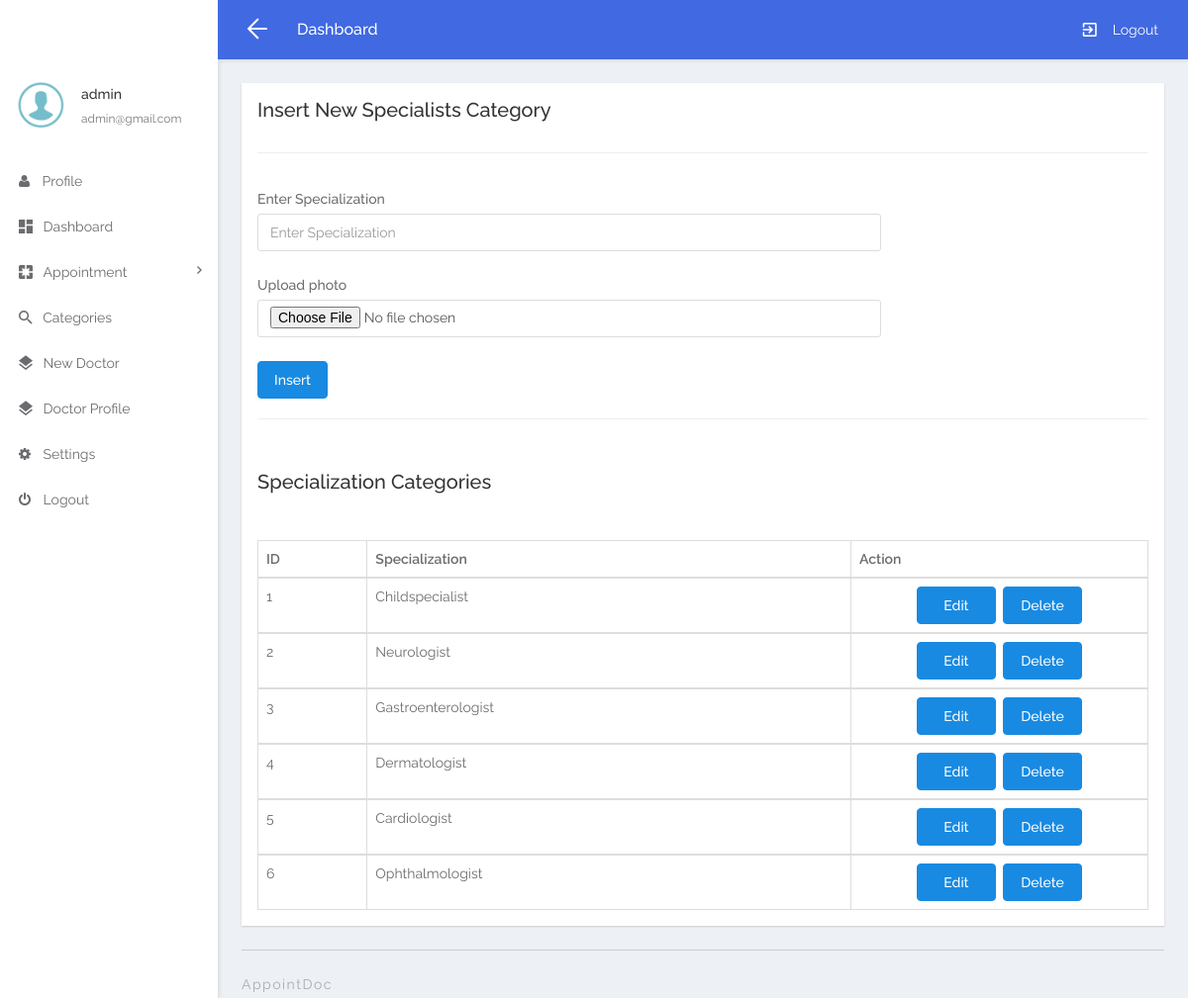
Page /admin/categories.php (signed in) on the committed database.
### tables this page shows
CREATE TABLE `user_form` (
  `id` int(10) NOT NULL,
  `name` varchar(30) NOT NULL,
  `email` varchar(50) NOT NULL,
  `password` varchar(100) NOT NULL,
  `user_type` varchar(10) NOT NULL DEFAULT 'user'
);

CREATE TABLE `tblspecialization` (
  `ID` int(5) NOT NULL,
  `Specialization` varchar(30) DEFAULT NULL,
  `images` varchar(100) NOT NULL,
  `CreationDate` timestamp NULL DEFAULT current_timestamp()
);

### admin/categories.php (the view, shortened to what this page needs)
<?php
if (strlen($_SESSION['admin']==0)) {
  header('location:logout.php');
  } else{
  ?>
<!DOCTYPE html>
<html lang="en">
<head>
	<link rel="stylesheet" href="libs/bower/font-awesome/css/font-awesome.min.css">
	<link rel="stylesheet" href="libs/bower/material-design-iconic-font/dist/css/material-design-iconic-font.css">
	<link rel="stylesheet" href="libs/bower/animate.css/animate.min.css">
	<link rel="stylesheet" href="libs/bower/fullcalendar/dist/fullcalendar.min.css">
	<link rel="stylesheet" href="libs/bower/perfect-scrollbar/css/perfect-scrollbar.css">
	<link rel="stylesheet" href="assets/css/bootstrap.css">
	<link rel="stylesheet" href="assets/css/core.css">
	<link rel="stylesheet" href="assets/css/app.css">
</head>
<body class="menubar-left menubar-unfold menubar-light theme-primary">
<?php include_once('includes/header.php');?>
<?php include_once('includes/sidebar.php');?>
<form id="basic-form" method="post" enctype="multipart/form-data" >
<main id="app-main" class="app-main">
  <div class="wrap">
	<section class="app-content">
		<div class="row">
			<div class="col-md-12">
				<div class="widget">
					<header class="widget-header">
            <h3 class="widget-title">Insert New Specialists Category</h3>
          </header>
          <hr class="widget-separator">
		  <br>
					<header class="widget-header">
                                <div class="form-group">
                                    <label>Enter Specialization</label>
                                    <input id="specialization" type="text" name="specialization" required="true" class="form-control" placeholder="Enter Specialization" style="width: 70%;">
								</div>
								<div class="form-group">
                                    <label>Upload photo</label>
                                    <input id="images" type="file" name="images" required="true" class="form-control" placeholder="" style="width: 70%;">
                                </div>
                                <button type="submit" class="btn btn-primary" name="insert" id="submit">Insert</button>
                              <br>
							  <hr/>
					</header>
					<header class="widget-header">
            <h3 class="widget-title">Specialization Categories</h3>
          </header>
					<div class="widget-body">
						<div class="table-responsive">
							<table class="table table-bordered table-hover js-basic-example dataTable table-custom">
								<thead>
									<tr>
										<th>ID</th>
										<th>Specialization</th>
										<th>Action</th>
									</tr>
								</thead>
								<tbody>
                  <?php
$sql="SELECT * from tblspecialization";
$query = $dbh -> prepare($sql);
$query->execute();
$results=$query->fetchAll(PDO::FETCH_OBJ);
if($query->rowCount() > 0)
{
foreach($results as $row)
{               ?>
									<tr>
										<td><?php echo htmlentities($row->ID);?></td>
										<td><?php  echo htmlentities($row->Specialization);?></td>
										<td style="width: 300px;"><center>
										<a href="/./img/AppointDoc/admin/updatecat.php?upid=<?php echo ($row->ID);?>">
										<input type="" name="" value="Edit" class="btn btn-primary" style="width: 80px;"></a>&nbsp;
										<a href="/./img/AppointDoc/admin/deletecat.php?deleteid=<?php echo ($row->ID);?>">
										<input type="" name="" value="Delete" class="btn btn-primary" style="width: 80px;"></a>
										</center>
										</td>
									</tr>
								</tbody>
                <?php
} } else { ?>
  <tr>
    <td colspan="8"> No record found</td>
  </tr>
  <?php } }?>
							</table>
						</div>
					</div>
				</div>
			</div>
		</div>
	</section>
</div>
  <?php include_once('includes/footer.php');?>
</main>
	</form>
</body>
</html>

### admin/includes/sidebar.php (shortened to what this page needs)
<aside id="menubar" class="menubar light">
  <div class="app-user"  >
    <div class="media">
						 <div class="media-left">
        <div class="avatar avatar-md avatar-circle">
          <img class="img-responsive" src="images/images.png" alt="avatar"/>
        </div>
      </div>
      <div class="media-body">
        <div class="foldable">
          <?php
$eid=$_SESSION['admin'];
$sql="SELECT name,email from  user_form where id=:eid";
$query = $dbh -> prepare($sql);
$query->bindParam(':eid',$eid,PDO::PARAM_STR);
$query->execute();
$results=$query->fetchAll(PDO::FETCH_OBJ);
foreach($results as $row)
{
$email=$row->email;
$fname=$row->name;
}   ?>
          <h5><a href="javascript:void(0)" class="username"><?php  echo $fname ;?></a></h5>
          <ul>
            <li class="dropdown">
              <a href="javascript:void(0)" class="dropdown-toggle usertitle" data-toggle="dropdown" aria-haspopup="true" aria-expanded="false">
                <small><?php  echo $email;?></small>
              </a>
            </li>
          </ul>
        </div>
      </div>
    </div>
  </div>
  <div class="menubar-scroll">
    <div class="menubar-scroll-inner">
      <ul class="app-menu">
		        <li >
          <a href="profile.php">
             <i  class="fa fa-user"></i>
            <span class="menu-text" style="margin-left: 9px;">Profile</span>
          </a>
        </li>
        <li>
          <a href="dashboard.php">
            <i class=" zmdi zmdi-view-dashboard zmdi-hc-lg"></i>
            <span class="menu-text" style="margin-left: 7px;">Dashboard</span>
          </a>
        </li>
       <li class="has-submenu">
          <a href="javascript:void(0)" class="submenu-toggle">
            <i class=" zmdi zmdi-pages zmdi-hc-lg"></i>
            <span class="menu-text" style="margin-left: 7px;">Appointment</span>
            <i class="menu-caret zmdi zmdi-hc-sm zmdi-chevron-right"></i>
          </a>
        </li>
        <li>
          <a href="categories.php">
            <i class=" zmdi zmdi-search zmdi-hc-lg"></i>
            <span class="menu-text" style="margin-left: 7px;">Categories</span>
          </a>
        </li>
        <li>
          <a href="addprofile.php">
            <i class=" zmdi zmdi-layers zmdi-hc-lg"></i>
            <span class="menu-text" style="margin-left: 7px;">New Doctor</span>
          </a>
        </li>
		 <li>
          <a href="doctorprofile.php">
            <i class=" zmdi zmdi-layers zmdi-hc-lg"></i>
            <span class="menu-text" style="margin-left: 7px;">Doctor Profile</span>
          </a>
        </li>
		<li >
          <a href="change-password.php">
             <i class="fa fa-gear"></i>
            <span class="menu-text" style="margin-left: 9px;">Settings</span>
          </a>
		</li>
		 <li >
          <a href="/./img/AppointDoc/login/logout.php">
             <i class="fa fa-power-off"></i>
            <span class="menu-text" style="margin-left: 9px;">Logout</span>
          </a>
        </li>
      </ul>
    </div>
  </div>
</aside>

### rows in the picture
user_form: name "admin", email "admin@gmail.com"
tblspecialization: ID "1", Specialization "Childspecialist"
tblspecialization: ID "2", Specialization "Neurologist"
tblspecialization: ID "3", Specialization "Gastroenterologist"
tblspecialization: ID "4", Specialization "Dermatologist"
tblspecialization: ID "5", Specialization "Cardiologist"
tblspecialization: ID "6", Specialization "Ophthalmologist"
